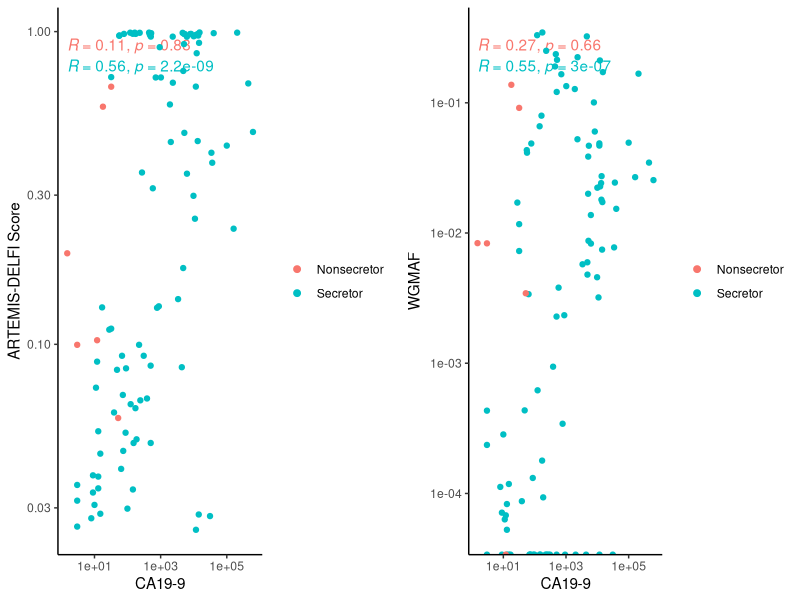

Recreate this plot in R.
## ---- chunk 1
library(tidyverse)
library(ggpubr)
library(readxl)
library(here)
library(cowplot)
## ---- chunk 2
delfi_pred <- read_excel(here("data/supplementary_tables.xlsx"),
                         sheet = "Table S2", range = "A2:N219")
CA199 <- read_csv(here("data/CA199.csv"))
## ---- chunk 3
delfi_pred <- delfi_pred %>%
  filter(WGMAF != "-")
delfi_pred$`ARTEMIS-DELFI Score` <- as.numeric(delfi_pred$`ARTEMIS-DELFI Score`)
delfi_pred$WGSMAF <- as.numeric(delfi_pred$WGMAF)
delfi_pred <- inner_join(CA199, delfi_pred, by = "Sample")
delfi_pred$ca199 <- as.numeric(delfi_pred$ca199)

p <- vector("list", 2)

p1 <- ggplot(delfi_pred, aes(x = ca199, y = `ARTEMIS-DELFI Score`,
                       color = Secretor)) +
  stat_cor(method = "pearson") +
  geom_point() +
  guides(color = guide_legend(override.aes = list(size = 2))) +
  xlab("CA19-9") +
  ylab("ARTEMIS-DELFI Score") +
  scale_x_continuous(trans = "log10") +
  scale_y_continuous(trans = "log10") +
  theme_classic() +
  theme(legend.title = element_blank())


p2 <- ggplot(delfi_pred, aes(x = ca199, y = WGSMAF, color = Secretor))  +
  stat_cor(method = "pearson") +
  geom_point() +
  guides(color = guide_legend(override.aes = list(size = 2))) +
  xlab("CA19-9") +
  ylab("WGMAF") +
  scale_x_continuous(trans = "log10") +
  scale_y_continuous(trans = "log10") +
  theme_classic() +
  theme(legend.title = element_blank())

plot_grid(p1, p2, nrow = 1)
